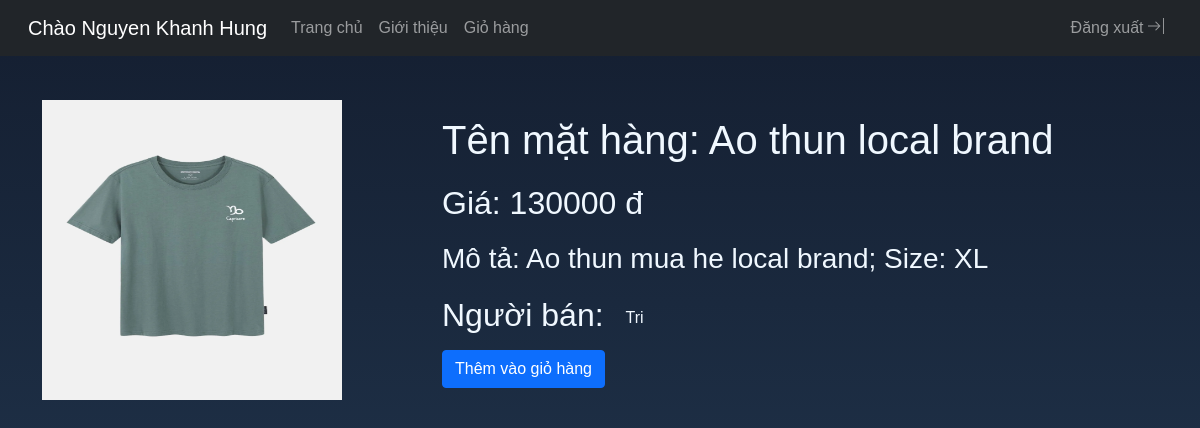
Page /detail.php?id=1 (signed in) on the committed database.
### tables this page shows
CREATE TABLE `customer` (
  `id` varchar(12) NOT NULL,
  `name` varchar(50) NOT NULL,
  `phone_no` varchar(10) NOT NULL,
  `address` varchar(50) NOT NULL,
  `password` varchar(50) NOT NULL
);

CREATE TABLE `product` (
  `id` varchar(10) NOT NULL,
  `seller_id` varchar(12) NOT NULL,
  `name` varchar(50) NOT NULL,
  `category_id` varchar(10) NOT NULL,
  `price` varchar(10) NOT NULL,
  `status` enum('sold','in stock') DEFAULT 'in stock',
  `img` varchar(50) DEFAULT NULL,
  `description` varchar(1000) DEFAULT NULL
);

CREATE TABLE `seller` (
  `id` varchar(12) NOT NULL,
  `name` varchar(50) NOT NULL,
  `phone_no` varchar(10) NOT NULL,
  `address` varchar(50) NOT NULL
);

### detail.php (the view, shortened to what this page needs)
<?php
require './components/header.php';
require 'connectdb.php';
$id = $_GET['id'];
$query = "SELECT * from product where id='$id'";
$r = mysqli_fetch_assoc(mysqli_query($conn, $query));
?>
<div class="container" style="padding-top:100px;color:aliceblue">
    <img src="./img/<?php echo $r['img'] ?>" style="width: 300px; height: 300px; ">
    <form action="addProduct.php" method="GET">
        <button type="submit" onclick="clickAlert()" style="margin-left:400px; margin-top: -50px" class="btn btn-primary" <?php if ($r['status'] == 'sold') echo 'disabled'; ?>>Thêm vào giỏ hàng</button>
    </form>
    <h1 style="margin-left:400px; margin-top:-300px">Tên mặt hàng: <?php echo $r['name'] ?></h1>
    <h2 style="margin-left:400px; margin-top: 20px">Giá: <?php echo $r['price'] ?> đ</h2>
    <h3 style="margin-left:400px; margin-top: 20px">Mô tả: <?php echo $r['description'] ?></h3>
    <h2 style="margin-left:400px; margin-top: 20px"><form action="seller.php" method="GET">Người bán:
            <button type="submit" class="btn btn-default" style="color:aliceblue"><?php
                                                            $seller_id = $r['seller_id'];
                                                            $query1 = "SELECT `name` from `seller` where `id`=$seller_id";
                                                            $r1 = mysqli_fetch_assoc(mysqli_query($conn, $query1));
                                                            echo $r1['name']
                                                            ?></button>
        </form>
    </h2>
</div>

### components/header.php (shortened to what this page needs)
<?php session_start();
$id = $_SESSION['id'];
?>
<!DOCTYPE html>
<html lang="en">
<head>
    <link rel="stylesheet" href="https://stackpath.bootstrapcdn.com/bootstrap/4.1.0/css/bootstrap.min.css">
    <link href="https://cdn.jsdelivr.net/npm/bootstrap@5.0.2/dist/css/bootstrap.min.css" rel="stylesheet">
    <link rel="stylesheet" href="https://cdnjs.cloudflare.com/ajax/libs/font-awesome/6.4.0/css/all.min.css" />
    <link rel="stylesheet" href="../style.css">
    <link rel="stylesheet" type="text/css" href="../themify-icons/themify-icons/themify-icons.css">
</head>
<?php require 'connectdb.php'; ?>
<body>
    <div class="container-fluid p-0">
        <nav class="navbar navbar-expand-lg fixed-top navbar-dark bg-dark">
            <div class="container-fluid">
                <div class="collapse navbar-collapse" id="navbarTogglerDemo01">
                    <a class="navbar-brand" href="index.php?category=all&item=#">Chào <?php
                                                                                        $query = "SELECT `name` from `customer` where `id`=$id";
                                                                                        $r = mysqli_fetch_assoc(mysqli_query($conn, $query));
                                                                                        echo $r["name"];
                                                                                        ?></a>
                    <ul class="navbar-nav me-auto mb-2 mb-lg-0">
                        <li class="nav-item">
                            <a class="nav-link" aria-current="page" href="index.php?category=all&item=#">Trang chủ</a>
                        </li>
                        <li class="nav-item">
                            <a class="nav-link" aria-current="page" href="intro.php">Giới thiệu</a>
                        </li>
                        <li class="nav-item">
                            <a class="nav-link" href="cart.php?status=all">Giỏ hàng</a>
                        </li>
                    </ul>
                    <ul class="navbar-nav">
                        <li class="nav-item">
                            <a class="nav-link" aria-current="page" href="logout.php">Đăng xuất <i class="ti-shift-right"></i></a>
                        </li>
                    </ul>
                </div>
            </div>
        </nav>
    </div>
</body>
</html>

### style.css (style rules this page uses)
html { height: 100%; }
body { margin: 0; padding: 0; font-family: sans-serif; background: linear-gradient(#141e30, #243b55); }

### rows in the picture
customer: name "Nguyen Khanh Hung"
product: img (picture), name "Ao thun local brand", price "130000", description "Ao thun mua he local brand; Size: XL"
seller: name "Tri"
